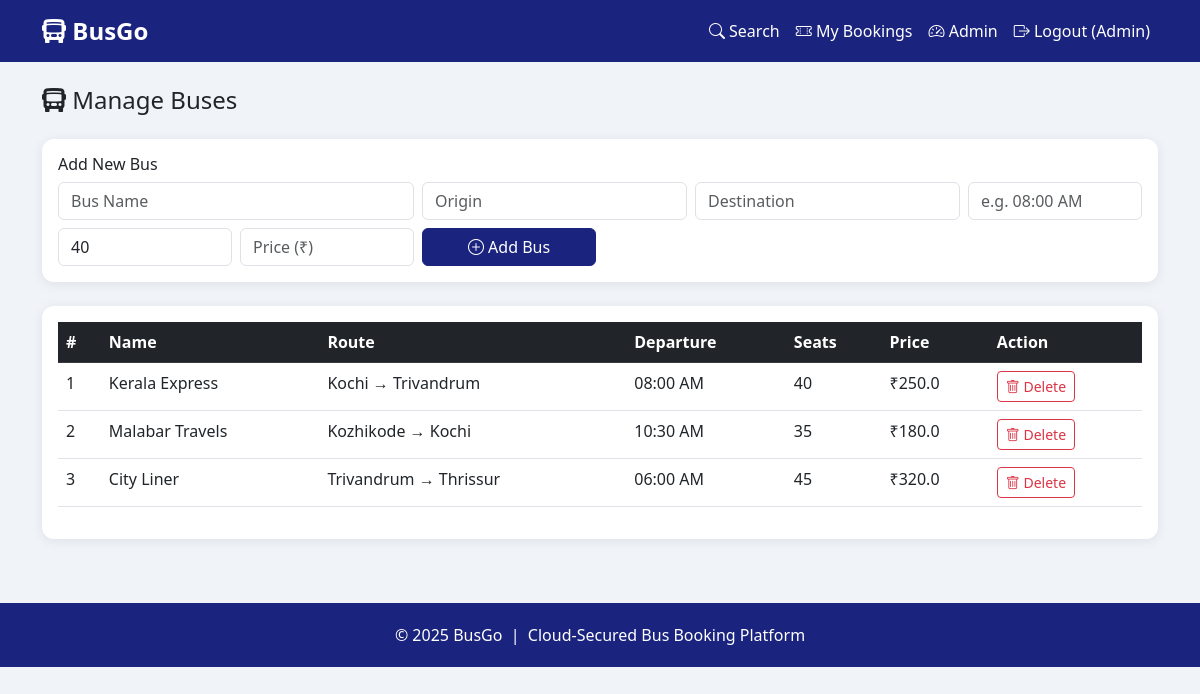
Page /admin/buses (signed in) on the committed database.
### app.py (models this page shows)
class Bus(db.Model):
    id          = db.Column(db.Integer, primary_key=True)
    name        = db.Column(db.String(100), nullable=False)
    origin      = db.Column(db.String(100), nullable=False)
    destination = db.Column(db.String(100), nullable=False)
    departure   = db.Column(db.String(50),  nullable=False)
    seats       = db.Column(db.Integer, default=40)
    price       = db.Column(db.Float,   nullable=False)
    bookings    = db.relationship('Booking', backref='bus', lazy=True)

### app.py (the view, shortened to what this page needs)
@app.route('/admin/buses', methods=['GET', 'POST'])
@login_required
@admin_required
def admin_buses():
    buses = Bus.query.all()
    return render_template('admin_buses.html', buses=buses)

### app.py (called while the page is built)
def login_required(f):
    from functools import wraps
    @wraps(f)
    def decorated(*args, **kwargs):
        if 'user_id' not in session:
            flash('Please log in first.', 'warning')
            return redirect(url_for('login'))
        return f(*args, **kwargs)
    return decorated

def admin_required(f):
    from functools import wraps
    @wraps(f)
    def decorated(*args, **kwargs):
        if session.get('role') != 'admin':
            flash('Admin access required.', 'danger')
            return redirect(url_for('home'))
        return f(*args, **kwargs)
    return decorated

### templates/admin_buses.html (shortened to what this page needs)
{% extends 'base.html' %}
{% block content %}
<h4 class="mb-4"><i class="bi bi-bus-front-fill"></i> Manage Buses</h4>
<div class="card mb-4">
  <div class="card-body">
    <h6 class="card-title">Add New Bus</h6>
    <form method="POST" class="row g-2">
      <div class="col-md-4"><input type="text"   name="name"        class="form-control" placeholder="Bus Name"    required></div>
      <div class="col-md-3"><input type="text"   name="origin"      class="form-control" placeholder="Origin"      required></div>
      <div class="col-md-3"><input type="text"   name="destination" class="form-control" placeholder="Destination" required></div>
      <div class="col-md-2"><input type="text"   name="departure"   class="form-control" placeholder="e.g. 08:00 AM" required></div>
      <div class="col-md-2"><input type="number" name="seats"       class="form-control" placeholder="Seats" value="40" required></div>
      <div class="col-md-2"><input type="number" name="price"       class="form-control" placeholder="Price (₹)" step="0.01" required></div>
      <div class="col-md-2"><button type="submit" class="btn btn-primary w-100"><i class="bi bi-plus-circle"></i> Add Bus</button></div>
    </form>
  </div>
</div>
<div class="card">
  <div class="card-body">
    <div class="table-responsive">
      <table class="table table-hover">
        <thead class="table-dark">
          <tr><th>#</th><th>Name</th><th>Route</th><th>Departure</th><th>Seats</th><th>Price</th><th>Action</th></tr>
        </thead>
        <tbody>
          {% for bus in buses %}
          <tr>
            <td>{{ bus.id }}</td>
            <td>{{ bus.name }}</td>
            <td>{{ bus.origin }} → {{ bus.destination }}</td>
            <td>{{ bus.departure }}</td>
            <td>{{ bus.seats }}</td>
            <td>₹{{ bus.price }}</td>
            <td>
              <form method="POST" action="{{ url_for('delete_bus', bus_id=bus.id) }}"
                    onsubmit="return confirm('Delete this bus?')">
                <button class="btn btn-sm btn-outline-danger"><i class="bi bi-trash"></i> Delete</button>
              </form>
            </td>
          </tr>
          {% endfor %}
        </tbody>
      </table>
    </div>
  </div>
</div>
{% endblock %}

### templates/base.html (style rules this page uses)
body { background: #f0f4f8; font-family: 'Segoe UI', sans-serif; }
.card { border: none; border-radius: 12px; box-shadow: 0 2px 12px rgba(0,0,0,.08); }
.btn-primary { background: #1a237e; border-color: #1a237e; }

### rows in the picture
Bus: id "1", name "Kerala Express", origin "Kochi", destination "Trivandrum", departure "08:00 AM", seats "40", price "250.0"
Bus: id "2", name "Malabar Travels", origin "Kozhikode", destination "Kochi", departure "10:30 AM", seats "35", price "180.0"
Bus: id "3", name "City Liner", origin "Trivandrum", destination "Thrissur", departure "06:00 AM", seats "45", price "320.0"

### other values in the picture
{{ session.name }} "Admin"
